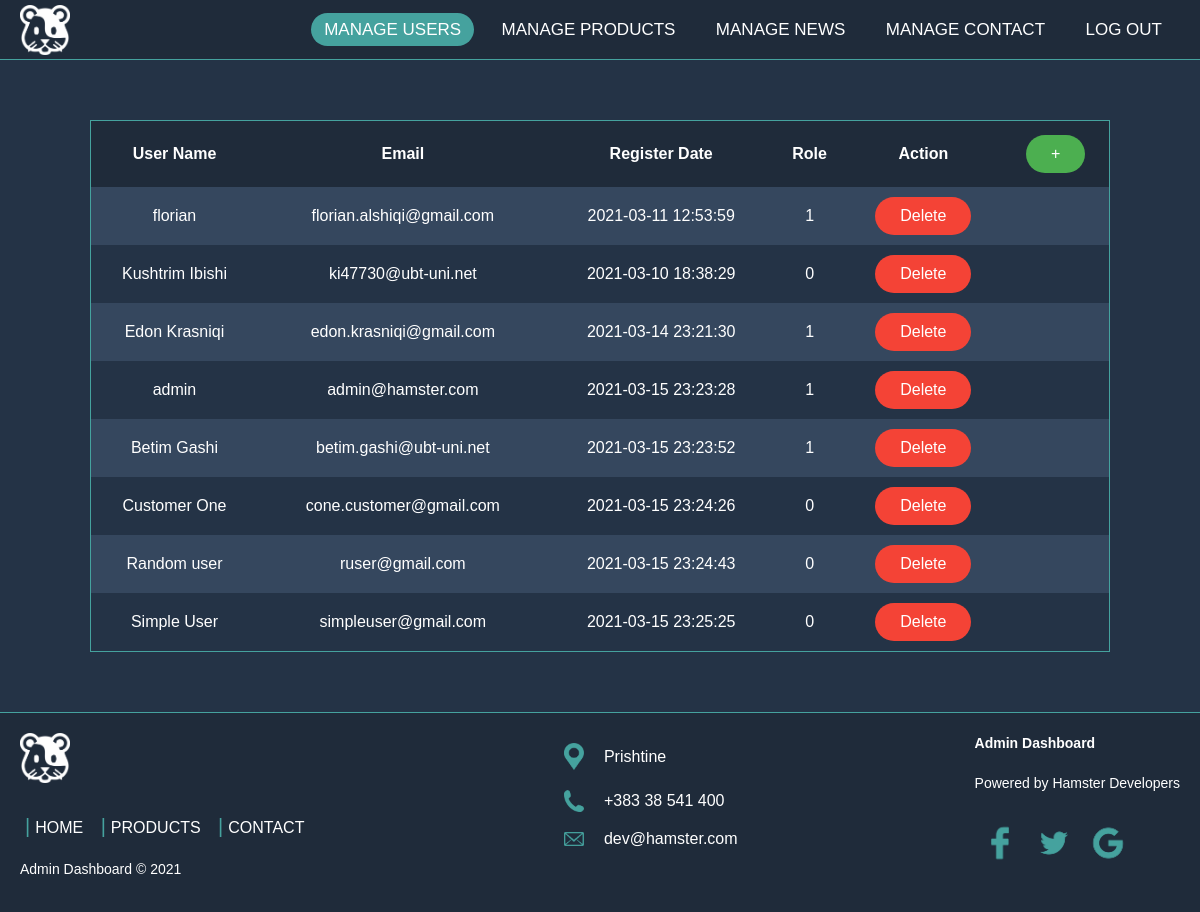
Screenshot of /dashboard/manage-users.php (signed in) with the database file from the repository.
### tables this page shows
CREATE TABLE `users` (
  `user_id` bigint(20) NOT NULL,
  `admin` tinyint(1) NOT NULL,
  `user_name` varchar(255) NOT NULL,
  `email` varchar(255) NOT NULL,
  `password` varchar(255) NOT NULL,
  `date` timestamp NOT NULL DEFAULT current_timestamp() ON UPDATE current_timestamp()
);

### config/functions.php (called while the page is built, shortened)
<?php
function check_login($con){
   if(isset($_SESSION['user_id'])){
       $id = $_SESSION['user_id'];
       $query = "SELECT * from users WHERE user_id = '$id' LIMIT 1";
       $result = mysqli_query($con, $query);
       if($result && mysqli_num_rows($result) > 0){
            $user_data = mysqli_fetch_assoc($result);
            return $user_data;
       }
   }
   die;
}
?>

### dashboard/manage-users.php (the view, shortened to what this page needs)
<?php
    require '../config/dbconnect.php';
    require '../config/functions.php';
    $user_data = check_login($con);
    $con=mysqli_connect("localhost","root","");
    mysqli_select_db($con,"hamster");
    $query = "SELECT * FROM users";
    $result_users = mysqli_query($con, $query);
?>
<!DOCTYPE html>
<html>
<head>
</head>
<body>
    <?php  $page = 'manage-users'; include '../includes/admin-navbar.php'; ?>
    <main>
        <div class="table-container">
            <form  name="form" action="manage-users.php" method="POST" enctype="multipart/from-data">
                <table id="usersTable">
                    <tr>
                        <th>User Name</th>
                        <th>Email</th>
                        <th>Register Date</th>
                        <th>Role</th>
                        <th>Action</th>
                        <th><button type = "button" id="myBtn" class = "button button1">+</button></th>
                    </tr>
                    <?php foreach($result_users as $users): ?>
                    <tr>
                        <td><?php echo $users['user_name']; ?></td>
                        <td><?php echo $users['email']; ?></td>
                        <td><?php echo $users['date']; ?></td>
                        <td><?php echo $users['admin']; ?></td>
                        <td>
                            <a href="delete-users.php?user_id=<?php echo $users['user_id']; ?>"><button type = "button" class = "button button2">Delete</button></a>
                        </td>
                        <td></td>
                    </tr>
                    <?php endforeach; ?>
                </table>
            </form>
        </div>
    </main>
    <?php include '../includes/admin-footer.php'; ?>
</body>
</html>

### includes/admin-navbar.php (shortened to what this page needs)
<nav class="navbar">
    <label class="logo">
        <a href="../dashboard/manage-users.php">
            <img class="logo" src="../images/bardh.png"/>
        </a>
    </label>
    <ul>
        <li><a id="linav" class="<?php if($page=='manage-users'){echo 'activenav';}?>" href="../dashboard/manage-users.php">MANAGE USERS</a></li>
        <li><a id="linav" class="<?php if($page=='manage-products'){echo 'activenav';}?>" href="../dashboard/manage-products.php">MANAGE PRODUCTS</a></li>
        <li><a id="linav" class="<?php if($page=='manage-news'){echo 'activenav';}?>" href="../dashboard/manage-news.php">MANAGE NEWS</a></li>
        <li><a id="linav" class="<?php if($page=='manage-contact'){echo 'activenav';}?>" href="../dashboard/manage-contact.php">MANAGE CONTACT</a></li>
        <li><a id="linav" href="../logout.php" >LOG OUT</a></li>
    </ul>
</nav>

### includes/admin-footer.php
<footer class="footer">
    <div class="footer-left">
        <img class="footer-logo" src="../images/bardh.png">
        <div class="footer-links">
            <a href="home.html">HOME</a></li>
            <a href="products.html">PRODUCTS</a></li>
            <a href="contact.html">CONTACT</a></li>
        </div>
        <p class="footer-company">
            Admin Dashboard © 2021
        </p>
    </div>
    <div class="footer-center">
        <div>
            <img class="footer-logos" src="../images/loc.png">
            <p> Prishtine</p>
        </div>
        <div>
            <img class="footer-logos" src="../images/tel.png">
            <p>+383 38 541 400</p>
        </div>
        <div>
            <img class="footer-logos" src="../images/em.png">
            <p>dev@hamster.com</p>
        </div>
    </div>
    <div class="footer-right">
        <p class="footer-company-about">
            <span>Admin Dashboard</span>
            Powered by Hamster Developers
        </p>
        <div class="footer-social">
            <a href="https://www.facebook.com" target="_blank"><img class="socials-logo" src="../images/fb.png"></a>
            <a href="https://www.twitter.com" target="_blank"><img class="socials-logo" src="../images/tw.png"></a>
            <a href="https://www.google.com" target="_blank"><img class="socials-logo" src="../images/gp.png"></a>
        </div>
    </div>
</footer>

### rows the page displays
users: user_name "florian", email "florian.alshiqi@gmail.com", date "2021-03-11 12:53:59", admin "1"
users: user_name "Kushtrim Ibishi", email "ki47730@ubt-uni.net", date "2021-03-10 18:38:29", admin "0"
users: user_name "Edon Krasniqi", email "edon.krasniqi@gmail.com", date "2021-03-14 23:21:30", admin "1"
users: user_name "admin", email "admin@hamster.com", date "2021-03-15 23:23:28", admin "1"
users: user_name "Betim Gashi", email "betim.gashi@ubt-uni.net", date "2021-03-15 23:23:52", admin "1"
users: user_name "Customer One", email "cone.customer@gmail.com", date "2021-03-15 23:24:26", admin "0"
users: user_name "Random user", email "ruser@gmail.com", date "2021-03-15 23:24:43", admin "0"
users: user_name "Simple User", email "simpleuser@gmail.com", date "2021-03-15 23:25:25", admin "0"
